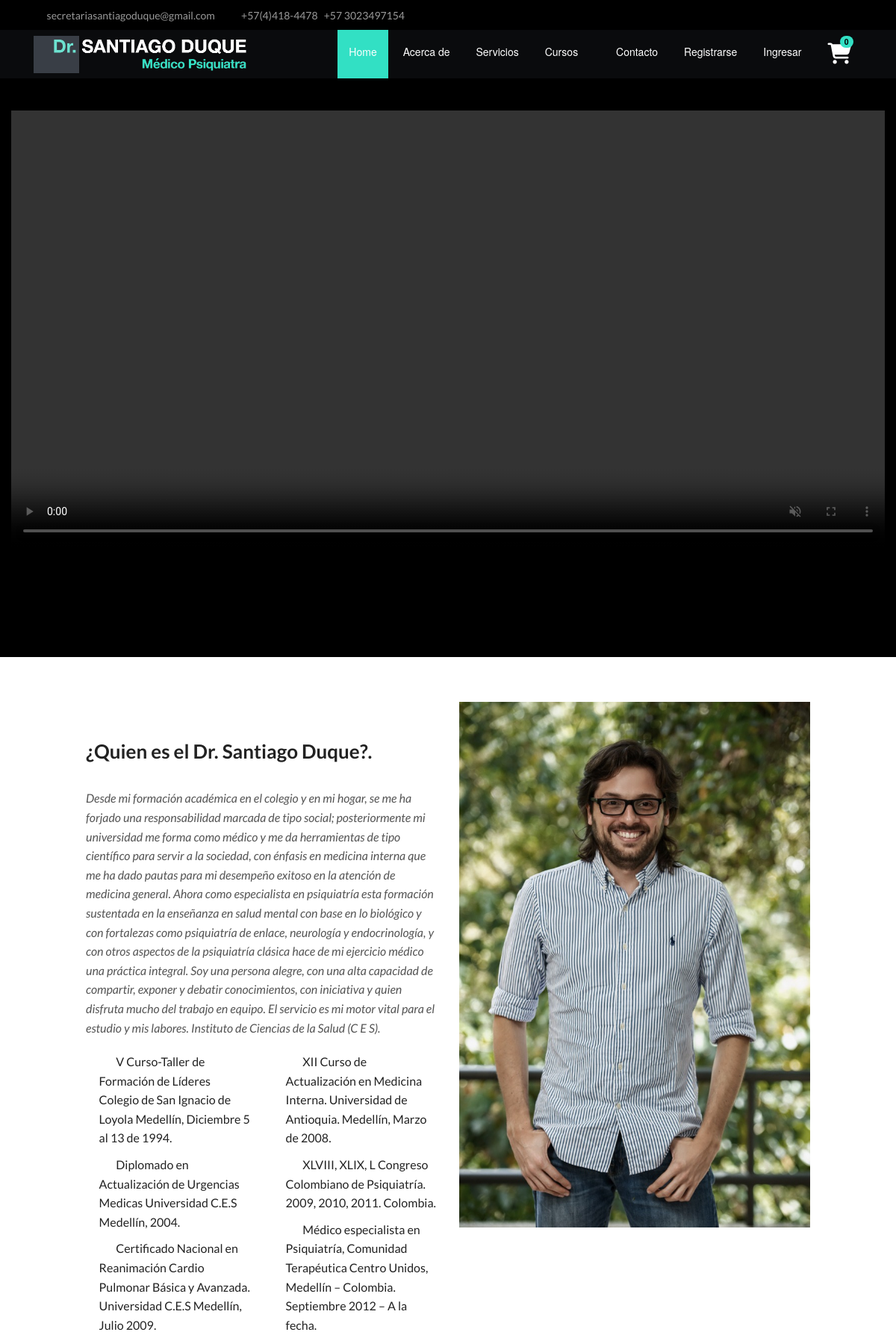
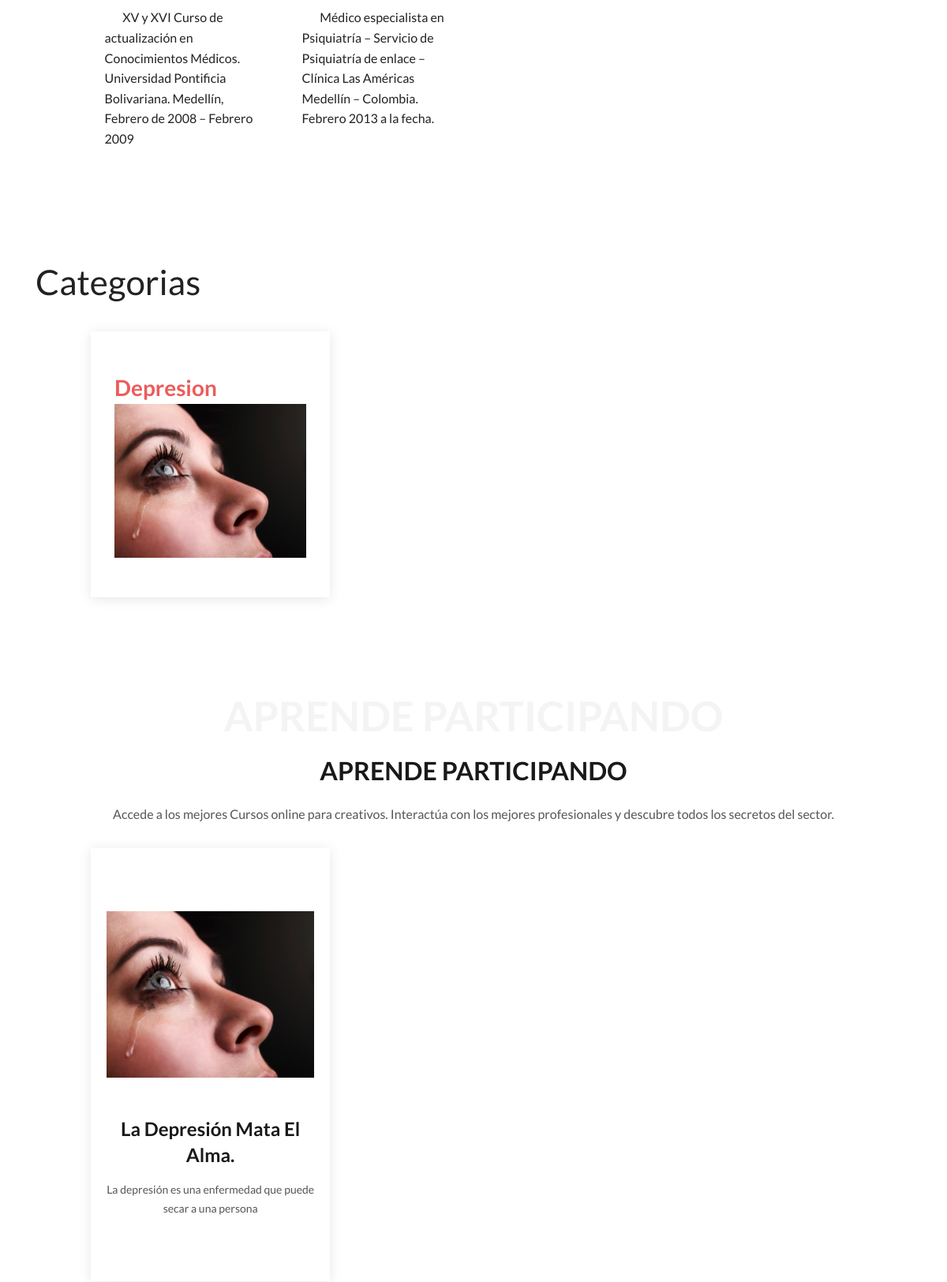
The page / (upper part) on the database its author committed (2 pictures, top to bottom).
### a/models.py (models this page shows, shortened)
class Informacion(models.Model):
	texto_1 = models.TextField()

class Categoria(models.Model):
	nombre = models.CharField(max_length=50)
	imagen = models.ImageField(upload_to="ImgCategoria",default="",null=True)

class subCategorias(models.Model):
	nombre = models.CharField(max_length=50)
	titulo = models.CharField(max_length=150,default="")
	intro = models.FileField(upload_to="Intro")
	precio = models.CharField(max_length=10)
	categoria = models.ForeignKey(Categoria,on_delete=models.CASCADE)
	duracion = models.CharField(max_length=6)
	descripcion = models.TextField()
	imagen = models.ImageField(upload_to="ImagenIntro")
	videoIntro = models.CharField(max_length=1000,default="https://www.youtube.com/embed/",null=True,blank=True)
	like = models.CharField(max_length=1000,default=0)
	fecha = models.CharField(max_length=10,default=date.today())
	consejo = models.CharField(max_length=200,default="")
	autor = models.CharField(max_length=50,default="")
	visto = models.CharField(max_length=1000,default=0)
	comentarios = models.CharField(max_length=10000,default=0)
	principal = models.BooleanField(default=False)

### a/views.py (the view, shortened to what this page needs)
# urls.py: url(r'^$',home,name="home"),
def home(request):
	print('Entre')
	if 'carrito' not in request.session:
		request.session['carrito'] = 0
		request.session['location'] = '/'
		request.session['curso'] = 0
	cat = Categoria.objects.all()
	subcategoria = subCategorias.objects.filter(principal=True)
	info = Informacion.objects.get(pk=1)
	paginator = Paginator(subcategoria,6)
	page  = request.GET.get('page')
	try:
		products = paginator.page(page)
	except PageNotAnInteger :
		products = paginator.page(1)
	except EmptyPage:
		products = paginator.page(paginator.num_pages)
	podcasts = Podcast.objects.all()
	return render(request,'home/index.html',{'categoria':cat,'products':products,'subcategoria':subcategoria,'info':info,'podcasts':podcasts})

### template/home/index.html (shortened to what this page needs)
{% extends './base.html' %}
{% load static %}
{% block content %}
    <section id="about" class="about">
      <div class="container">
        <div class="row">
          <div class="col-lg-6 order-1 order-lg-2" data-aos="fade-left">
            <img src="{% static 'home/assets/img/santiago.jpg' %}" class="img-fluid" alt="">
          </div>
          <div class="col-lg-6 pt-4 pt-lg-0 order-2 order-lg-1 content" data-aos="fade-right">
            <h3>¿Quien es el Dr. Santiago Duque?.</h3>
            <p class="font-italic">
              {{info.texto_1}}
            </p>
            <div class="row">
              <div class="col-6">
                <ul>
                  <li><i class="icofont-check-circled"></i> V Curso-Taller de Formación de Líderes Colegio de San Ignacio de Loyola Medellín, Diciembre 5 al 13 de 1994.</li>
                  <li><i class="icofont-check-circled"></i> Diplomado en Actualización de Urgencias Medicas Universidad C.E.S Medellín, 2004.</li>
                  <li><i class="icofont-check-circled"></i> Certificado Nacional en Reanimación Cardio Pulmonar Básica y Avanzada. Universidad C.E.S Medellín, Julio 2009.</li>
                  <li><i class="icofont-check-circled"></i> XV y XVI Curso de actualización en Conocimientos Médicos. Universidad Pontificia Bolivariana. Medellín, Febrero de 2008 – Febrero 2009</li>
                </ul>
              </div>
              <div class="col-6">
                <ul>
                  <li><i class="icofont-check-circled"></i> XII Curso de Actualización en Medicina Interna. Universidad de Antioquia. Medellín, Marzo de 2008.</li>
                  <li><i class="icofont-check-circled"></i> XLVIII, XLIX, L Congreso Colombiano de Psiquiatría. 2009, 2010, 2011. Colombia.</li>
                  <li><i class="icofont-check-circled"></i> Médico especialista en Psiquiatría, Comunidad Terapéutica Centro Unidos, Medellín – Colombia. Septiembre 2012 – A la fecha.</li>
                  <li><i class="icofont-check-circled"></i> Médico especialista en Psiquiatría – Servicio de Psiquiatría de enlace – Clínica Las Américas Medellín – Colombia. Febrero 2013 a la fecha.</li>
                </ul>
              </div>
            </div>
          </div>
        </div>
      </div>
    </section>
    <section id="why-us" class="why-us">
      <div class="container">
        <h1>Categorias</h1>
        <div class="row">
          {% for i in categoria %}
            <div class="col-lg-4" data-aos="fade-up" data-aos-delay="150">
              <div class="box">
                <span>{{i.nombre}}</span>
                <img src="{{i.imagen.url}}" class="img-fluid">
              </div>
            </div>
          {% endfor %}
        </div>
      </div>
    </section>
    <section id="services" class="services">
      <div class="container">
        <div class="section-title">
          <h2>Aprende participando</h2>
          <p>Accede a los mejores Cursos online para creativos. Interactúa con los mejores profesionales y descubre todos los secretos del sector.</p>
        </div>
          <div class="row">
            {% for i in products %}
              <div class="col-lg-4 col-md-6 d-flex align-items-stretch" data-aos="fade-up">
                <div class="icon-box">
                  <img src="{{i.imagen.url}}" class="img-fluid">
                  <h4><a href="{% url 'cursos' 0 i.pk %}">{{i.titulo}}</a></h4>
                  <p>{{i.descripcion|truncatechars:60}}</p>
                </div>
              </div>
            {% endfor %}
          </div><br><br>
      </div>
    </section>
    {% include './autoplay.html' %}
{% endblock %}

### static/home/assets/css/style.css (style rules this page uses)
body { font-family: "Helvetica Neue", sans-serif; color: #444444; }
a { color: #cc1616; }
h1, h2, h3, h4, h5, h6 { font-family: "Helvetica Neue", sans-serif; }
section { padding: 60px 0; overflow: hidden; }
.section-title { text-align: center; padding: 30px 0; position: relative; }
.section-title h2 { font-size: 32px; font-weight: 700; text-transform: uppercase; margin-bottom: 20px; padding-bottom: 0; color: #191919; position: relative; z-index: 2; }
.section-title p { margin-bottom: 0; position: relative; z-index: 2; }
.about .content h3 { font-weight: 600; font-size: 26px; }
.about .content ul { list-style: none; padding: 0; }
.about .content ul li { padding-bottom: 10px; }
.about .content ul i { font-size: 20px; padding-right: 4px; color: #cc1616; }
.why-us { padding-top: 0; }
.why-us .box { padding: 50px 30px; box-shadow: 0px 2px 15px rgba(0, 0, 0, 0.1); transition: all ease-in-out 0.3s; }
.why-us .box span { display: block; font-size: 28px; font-weight: 700; color: #ed5b5b; }
.services .icon-box { text-align: center; padding: 80px 20px; transition: all ease-in-out 0.3s; box-shadow: 0px 2px 15px rgba(0, 0, 0, 0.1); }
.services .icon-box h4 { font-weight: 700; margin-bottom: 15px; font-size: 24px; }
.services .icon-box h4 a { color: #191919; }
.services .icon-box p { line-height: 24px; font-size: 14px; margin-bottom: 0; }

### rows shown on the page
Informacion: texto_1 "Desde mi formación académica en el colegio y en mi hogar, se me ha forjado una responsabilidad marcada de tipo social; posteriormente mi universidad me forma como médico y me da herramientas de tipo científico para servir a la sociedad, con énfasis en medicina interna que me ha dado pautas para mi desempeño exitoso en la atención de medicina general. Ahora como especialista en psiquiatría esta formación sustentada en la enseñanza en salud mental con base en lo biológico y con fortalezas como psiquiatría de enlace, neurología y endocrinología, y con otros aspectos de la psiquiatría clásica hace de mi ejercicio médico una práctica integral. Soy una persona alegre, con una alta capacidad de…"
Categoria: nombre "Depresion", imagen (picture)
subCategorias: imagen (picture), titulo "La Depresión Mata El Alma.", descripcion "La depresión es una enfermedad que puede secar a una persona"

### other values the page prints
{{ request.session.carrito }} "0"
